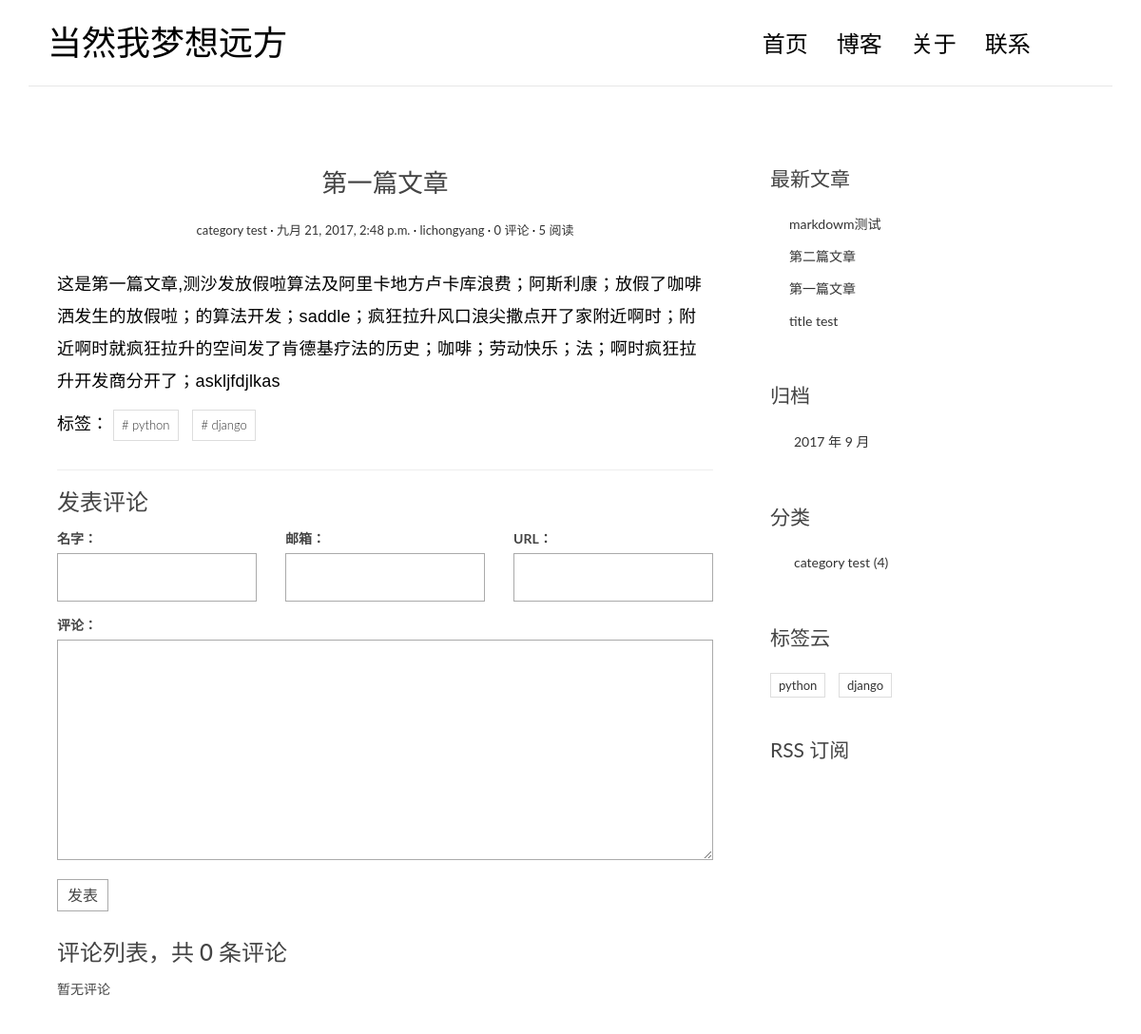
The app's page /post/2/ with its own data.
### blog/models.py (models this page shows, shortened)
@python_2_unicode_compatible
class Post(models.Model):
    title = models.CharField(max_length=100)
    body = models.TextField()
    create_time = models.DateTimeField()
    modify_time = models.DateTimeField()
    excerpt = models.CharField(max_length=200, blank=True)
    category = models.ForeignKey(Category)
    tag = models.ManyToManyField(Tag, blank=True)
    author = models.ForeignKey(User)
    views = models.PositiveIntegerField(default=0)
    class Meta:
        ordering = ['-create_time']
    def get_absolute_url(self):
        return reverse('blog:detail', kwargs={'pk': self.pk})
    def increase_views(self):
        self.views += 1
        self.save(update_fields=['views'])
    def save(self, *args, **kwargs):
        if not self.excerpt:
            md = markdown.Markdown(extensions=[
                'markdown.extensions.extra',
                'markdown.extensions.codehilite',
            ])
            self.excerpt = strip_tags(md.convert(self.body))[:54]
        super(Post, self).save(*args, **kwargs)

class Category(models.Model):
    name = models.CharField(max_length=100)

class Tag(models.Model):
    name = models.CharField(max_length=100)

### blog/views.py (the view)
# urls.py: url(r'^post/(?P<pk>[0-9]+)/$', views.PostDetailView.as_view(), name='detail'),
class PostDetailView(DetailView):
    model = Post
    template_name = 'blog/detail.html'
    context_object_name = 'post'
    def get(self, request, *args, **kwargs):
        response = super(PostDetailView, self).get(request, *args, **kwargs)
        self.object.increase_views()
        return response
    def get_object(self, queryset=None):
        post = super(PostDetailView, self).get_object(queryset=None)
        post.body = markdown.markdown(post.body, extensions=[
            'markdown.extensions.extra',
            'markdown.extensions.codehilite',
            'markdown.extensions.toc',
        ])
        return post
    def get_context_data(self, **kwargs):
        context = super(PostDetailView, self).get_context_data(**kwargs)
        form = CommentForm
        comment_list = self.object.comments_set.all()
        context.update({
            'form': form,
            'comment_list': comment_list
        })
        return context

### blog/templatetags/blog_tags.py (called while the page is built)
@register.simple_tag
def get_recent_posts(num=5):
    return Post.objects.all().order_by('-create_time')[:num]

@register.simple_tag
def archives():
    return Post.objects.dates('create_time', 'month', order='DESC')

@register.simple_tag
def get_categories():
    return Category.objects.annotate(num_posts=Count('post')).filter(num_posts__gt=0)

@register.simple_tag
def get_tags():
    return Tag.objects.annotate(num_posts=Count('post')).filter(num_posts__gt=0)

### templates/blog/detail.html (shortened to what this page needs)
{% extends 'base.html' %}
{% block main %}
    <article class="post post-{{ post.pk }}">
        <header class="entry-header">
            <h1 class="entry-title">{{ post.title }}</h1>
            <div class="entry-meta">
                <span class="post-category"><a href="#">{{ post.category.name }}</a></span>
                <span class="post-date"><a href="#"><time class="entry-date"
                                                                      datetime="{{ post.create_time }}">{{ post.create_time }}</time></a></span>
                <span class="post-author"><a href="#">{{ post.author }}</a></span>
                <span class="comments-link"><a href="#">{{ post.comments_set.count }} 评论</a></span>
                <span class="views-count"><a href="#">{{ post.views }} 阅读</a></span>
            </div>
        </header>
        <div class="entry-content clearfix">
            {{ post.body|safe }}
            <div class="widget-tag-cloud">
                <ul>
                    标签：
                    {% for tag in post.tag.all %}
                        <li><a href="{% url 'blog:tag' tag.pk %}"># {{ tag.name }}</a></li>
                    {% endfor %}
                </ul>
            </div>
        </div>
    </article>
    <section class="comment-area" id="comment-area">
        <hr>
        <h3>发表评论</h3>
        <form action="{% url 'comments:post_comment' post.pk %}" method="post" class="comment-form">
        <div class="row">
            <div class="col-md-4">
                <label for="{{ form.name.id_for_label }}">名字：</label>
                    {{ form.name }}
            </div>
            <div class="col-md-4">
                <label for="{{ form.email.id_for_label }}">邮箱：</label>
                    {{ form.email }}
            </div>
            <div class="col-md-4">
                <label for="{{ form.url.id_for_label }}">URL：</label>
                    {{ form.url }}
            </div>
            <div class="col-md-12">
                <label for="{{ form.text.id_for_label }}">评论：</label>
                    {{ form.text }}
                <button type="submit" class="comment-btn">发表</button>
            </div>
        </div>
        </form>
        <div class="comment-list-panel">
            <h3>评论列表，共 <span>{{ post.comments_set.count }}</span> 条评论</h3>
            <ul class="comment-list list-unstyled">
                {% for comment in comment_list %}
                <li class="comment-item">
                    <span class="nickname">{{ comment.name }}</span>
                    <time class="submit-date">{{ comment.created_time }}</time>
                <div class="text">
                    {{ comment.text }}
                </div>
                </li>
                {% empty %}
                暂无评论
                {% endfor %}
            </ul>
        </div>
    </section>
{% endblock main %}

### templates/base.html (shortened to what this page needs)
{% load staticfiles %}
{% load blog_tags %}
<!DOCTYPE html>
<html>
<head>
    <link rel="stylesheet" href="{% static 'blog/css/bootstrap.min.css' %}">
    <link rel="stylesheet" href="http://code.ionicframework.com/ionicons/2.0.1/css/ionicons.min.css">
    <link rel="stylesheet" href="{% static 'blog/css/pace.css' %}">
    <link rel="stylesheet" href="{% static 'blog/css/custom.css' %}">
    <link rel="stylesheet" href="{% static 'blog/css/highlights/github.css' %}">
</head>
<body>
<div class="container">
    <header id="site-header">
        <div class="row">
            <div class="col-md-4 col-sm-5 col-xs-8">
                <div class="logo">
                    <h1><a href="{% url 'blog:index' %}"><b>当然我梦想远方</b></a></h1>
                </div>
            </div>
            <div class="col-md-8 col-sm-7 col-xs-4">
                <nav class="main-nav" role="navigation">
                    <div class="collapse navbar-collapse" id="bs-example-navbar-collapse-1">
                        <ul class="nav navbar-nav navbar-right">
                            <li class="cl-effect-11"><a href="{% url 'blog:index' %}" data-hover="首页">首页</a></li>
                            <li class="cl-effect-11"><a href="full-width.html" data-hover="博客">博客</a></li>
                            <li class="cl-effect-11"><a href="about.html" data-hover="关于">关于</a></li>
                            <li class="cl-effect-11"><a href="contact.html" data-hover="联系">联系</a></li>
                        </ul>
                    </div>
                </nav>
            </div>
        </div>
    </header>
</div>
<div class="content-body">
    <div class="container">
        <div class="row">
            <main class="col-md-8">
                {% block main %}
                {% endblock main %}
            </main>
            <aside class="col-md-4">
                 <div class="widget widget-recent-posts">
                    <h3 class="widget-title">最新文章</h3>
                     {% get_recent_posts as recent_post_list %}
                    <ul>
                        {% for post in recent_post_list %}
                        <li>
                            <a href="{{ post.get_absolute_url }}">{{ post.title }}</a>
                        </li>
                        {% empty %}
                        暂无文章！
                    {% endfor %}
                    </ul>
                </div>
                <div class="widget widget-archives">
                    <h3 class="widget-title">归档</h3>
                    {% archives as date_list %}
                    <ul>
                        {% for date in date_list %}
                        <li>
                            <a href="{% url 'blog:archives' date.year date.month %}">{{ date.year }} 年 {{ date.month }} 月</a>
                        </li>
                        {% empty %}
                        暂无归档！
                        {% endfor %}
                    </ul>
                </div>
                <div class="widget widget-category">
                    <h3 class="widget-title">分类</h3>
                    {% get_categories as category_list %}
                    <ul>
                       {% for category in category_list %}
                        <li>
                            <a href="{% url 'blog:category' category.pk %}">{{ category.name }} <span class="post-count">({{ category.num_posts }})</span></a>
                        </li>
                        {% empty %}
                        暂无分类！
                        {% endfor %}
                    </ul>
                </div>
                <div class="widget widget-tag-cloud">
                    <h3 class="widget-title">标签云</h3>
                    {% get_tags as tag_list %}
                    <ul>
                    {% for tag in tag_list %}
                    <li>
                        <a href="{% url 'blog:tag' tag.pk %}">{{ tag.name }}</a>
                    </li>
                    {% empty %}
                    暂无标签！
                    {% endfor %}
                    </ul>
                </div>
                <div class="rss">
                    <a href="{% url 'rss' %}"> RSS 订阅</a>
                </div>
            </aside>
        </div>
    </div>
</div>
</body>
</html>

### blog/static/blog/css/custom.css (style rules this page uses)
* { outline: none; }
h1, h2, h3, h4, h5, h6 { margin-top: 0; }
b { font-weight: 400; }
a { color: #333; }
body { color: #444; font-family: 'Lato', sans-serif; }
p { font-family: 'Ubuntu', sans-serif; font-weight: 400; word-spacing: 1px; letter-spacing: 0.01em; }
#site-header { background-color: #FFF; padding: 25px 20px; margin-bottom: 40px; border-bottom: 1px solid #e7e7e7; }
.logo h1 a { color: #000; }
.logo h1 { margin: 0; font-family: 'Lato', sans-serif; font-weight: 300; }
.main-nav { margin-top: 11px; max-width: 95%; }
.main-nav a { color: #000000 !important; padding: 0 0 5px 0 !important; margin-right: 30px; font-family: 'Lato', sans-serif; font-weight: 300; font-size: 24px; }
.cl-effect-11 a { padding: 10px 0; color: #0972b4; text-shadow: none; }
.cl-effect-11 a::before { position: absolute; top: 0; left: 0; overflow: hidden; padding: 0 0 5px 0 !important; max-width: 0; border-bottom: 1px solid #000; color: #000; content: attr(data-hover); white-space: nowrap; -webkit-transition: max-width 0.5s; -moz-transition: max-width 0.5s; transition: max-width 0.5s; }
.content-body { padding-bottom: 4em; }
.post { background: #fff; padding: 30px 30px 0; }
.entry-title { text-align: center; font-size: 1.9em; margin-bottom: 20px; line-height: 1.6; padding: 10px 20px 0; }
.entry-meta { text-align: center; color: #DDDDDD; font-size: 13px; margin-bottom: 30px; }
.entry-content { font-size: 18px; line-height: 1.9; font-weight: 300; color: #000; }
.post-category::after, .post-date::after, .post-author::after, .comments-link::after { content: ' ·'; color: #000; }
.widget { background: #fff; padding: 30px 0 0; }
.widget-title { font-size: 1.5em; margin-bottom: 20px; line-height: 1.6; padding: 10px 0 0; font-weight: 400; }
.widget-recent-posts ul { padding: 0; margin: 0; padding-left: 20px; }
.widget-recent-posts ul li { list-style-type: none; position: relative; line-height: 170%; margin-bottom: 10px; }
.widget-recent-posts ul li::before { content: '\f3d3'; font-family: "Ionicons"; position: absolute; left: -17px; top: 3px; font-size: 16px; color: #000; }
.widget-archives ul { padding: 0; margin: 0; padding-left: 25px; }
.widget-archives ul li { list-style-type: none; position: relative; line-height: 170%; margin-bottom: 10px; }
.widget-archives ul li::before { content: '\f3f3'; font-family: "Ionicons"; position: absolute; left: -25px; top: 1px; font-size: 16px; color: #000; }
.widget-category ul { padding: 0; margin: 0; padding-left: 25px; }
.widget-category ul li { list-style-type: none; position: relative; line-height: 170%; margin-bottom: 10px; }
.widget-category ul li::before { content: '\f3fe'; font-family: "Ionicons"; position: absolute; left: -25px; top: 1px; font-size: 18px; color: #000; }
.widget-tag-cloud ul { padding: 0; margin: 0; margin-right: -10px; }
.widget-tag-cloud ul li { list-style-type: none; font-size: 13px; display: inline-block; margin-right: 10px; margin-bottom: 10px; padding: 3px 8px; border: 1px solid #ddd; }
.rss { font-size: 21px; margin-top: 30px; }
.rss a { color: #444; }
.contact-form input, .comment-form input { border: 1px solid #aaa; margin-bottom: 15px; width: 100%; padding: 15px 15px; font-size: 16px; line-height: 100%; transition: 0.4s border-color linear; }
.contact-form textarea, .comment-form textarea { border: 1px solid #aaa; margin-bottom: 15px; width: 100%; padding: 15px 15px; font-size: 16px; line-height: 20px !important; min-height: 183px; transition: 0.4s border-color linear; }
.comment-area { padding: 0 30px 0; }
.comment-form { margin-top: 15px; }
.comment-form .comment-btn { background-color: #fff; border: 1px solid #aaa; font-size: 16px; padding: 5px 10px; }
.comment-list-panel { margin-top: 30px; }
.comment-list { margin-top: 15px; }

### records on screen
Post: title "第一篇文章", category.name "category test", create_time "九月 21, 2017, 2:48 p.m.", author "lichongyang", comments_set.count "0", views "5", body "这是第一篇文章,测沙发放假啦算法及阿里卡地方卢卡库浪费；阿斯利康；放假了咖啡洒发生的放假啦；的算法开发；saddle；疯狂拉升风口浪尖撒点开了家附近啊时；附近啊时就疯狂拉升的空间发了肯德基疗法的历史；咖啡；劳动快乐；法；啊时疯狂拉升开发商分开了；askljfdjlkas"
Tag: name "python"
Tag: name "django"
Post: title "markdowm测试"
Post: title "第二篇文章"
Post: title "title test"
Category: name "category test", num_posts "4"

### other values on screen
{{ date.year }} "2017"
{{ date.month }} "9"
